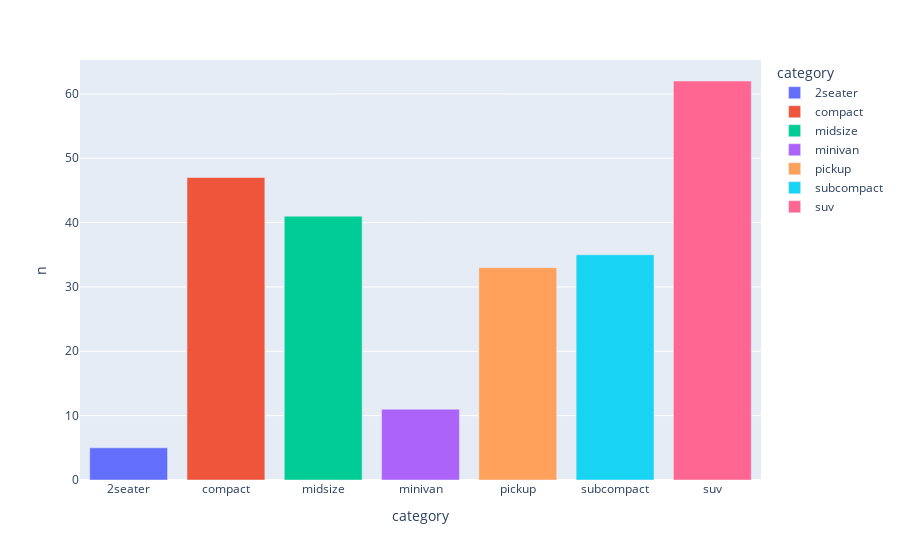

The cell this chart's notebook holds for it:
### Code cell
px.bar(data_frame=df, x='category', y='n', color='category')

### Figure 1 — Plotly figure (JSON) as saved in the notebook; plotly's stock layout.template omitted (floating-point values rounded to 4 significant figures)
{"data": [{"hovertemplate": "category=%{x}<br>n=%{y}<extra></extra>", "legendgroup": "2seater", "marker": {"color": "#636efa", "pattern": {"shape": ""}}, "name": "2seater", "orientation": "v", "showlegend": true, "textposition": "auto", "type": "bar", "x": ["2seater"], "xaxis": "x", "y": [5], "yaxis": "y"}, {"hovertemplate": "category=%{x}<br>n=%{y}<extra></extra>", "legendgroup": "compact", "marker": {"color": "#EF553B", "pattern": {"shape": ""}}, "name": "compact", "orientation": "v", "showlegend": true, "textposition": "auto", "type": "bar", "x": ["compact"], "xaxis": "x", "y": [47], "yaxis": "y"}, {"hovertemplate": "category=%{x}<br>n=%{y}<extra></extra>", "legendgroup": "midsize", "marker": {"color": "#00cc96", "pattern": {"shape": ""}}, "name": "midsize", "orientation": "v", "showlegend": true, "textposition": "auto", "type": "bar", "x": ["midsize"], "xaxis": "x", "y": [41], "yaxis": "y"}, {"hovertemplate": "category=%{x}<br>n=%{y}<extra></extra>", "legendgroup": "minivan", "marker": {"color": "#ab63fa", "pattern": {"shape": ""}}, "name": "minivan", "orientation": "v", "showlegend": true, "textposition": "auto", "type": "bar", "x": ["minivan"], "xaxis": "x", "y": [11], "yaxis": "y"}, {"hovertemplate": "category=%{x}<br>n=%{y}<extra></extra>", "legendgroup": "pickup", "marker": {"color": "#FFA15A", "pattern": {"shape": ""}}, "name": "pickup", "orientation": "v", "showlegend": true, "textposition": "auto", "type": "bar", "x": ["pickup"], "xaxis": "x", "y": [33], "yaxis": "y"}, {"hovertemplate": "category=%{x}<br>n=%{y}<extra></extra>", "legendgroup": "subcompact", "marker": {"color": "#19d3f3", "pattern": {"shape": ""}}, "name": "subcompact", "orientation": "v", "showlegend": true, "textposition": "auto", "type": "bar", "x": ["subcompact"], "xaxis": "x", "y": [35], "yaxis": "y"}, {"hovertemplate": "category=%{x}<br>n=%{y}<extra></extra>", "legendgroup": "suv", "marker": {"color": "#FF6692", "pattern": {"shape": ""}}, "name": "suv", "orientation": "v", "showlegend": true, "textposition": "auto", "type": "bar", "x": ["suv"], "xaxis": "x", "y": [62], "yaxis": "y"}], "layout": {"barmode": "relative", "legend": {"title": {"text": "category"}, "tracegroupgap": 0}, "margin": {"t": 60}, "xaxis": {"anchor": "y", "categoryarray": ["2seater", "compact", "midsize", "minivan", "pickup", "subcompact", "suv"], "categoryorder": "array", "domain": [0, 1], "title": {"text": "category"}}, "yaxis": {"anchor": "x", "domain": [0, 1], "title": {"text": "n"}}}}
